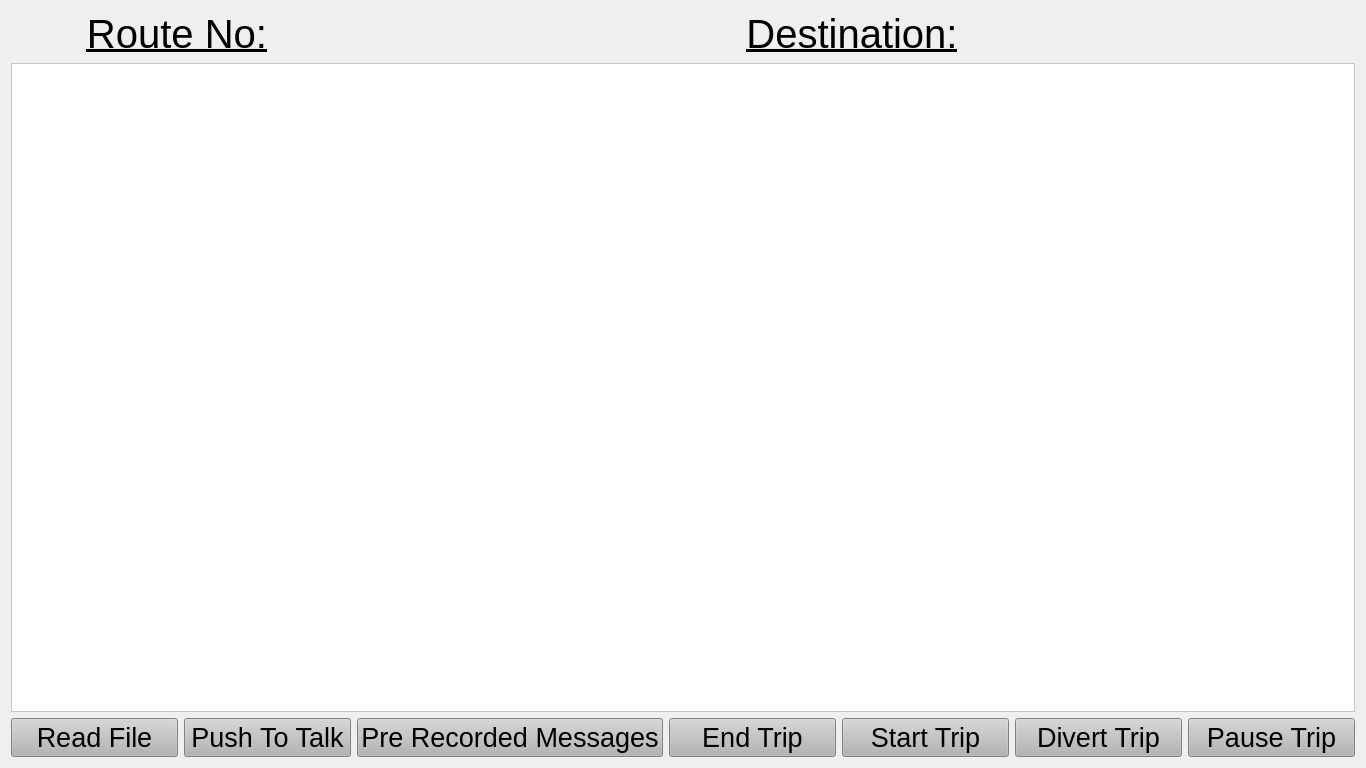
<?xml version="1.0" encoding="UTF-8"?>
<ui version="4.0">
 <class>running_route</class>
 <widget class="QWidget" name="running_route">
  <property name="windowModality">
   <enum>Qt::NonModal</enum>
  </property>
  <property name="geometry">
   <rect>
    <x>0</x>
    <y>0</y>
    <width>1366</width>
    <height>768</height>
   </rect>
  </property>
  <property name="windowTitle">
   <string>Form</string>
  </property>
  <layout class="QGridLayout" name="gridLayout">
   <item row="0" column="0">
    <layout class="QHBoxLayout" name="horizontalLayout">
     <item>
      <widget class="QLabel" name="label">
       <property name="font">
        <font>
         <pointsize>30</pointsize>
         <underline>true</underline>
        </font>
       </property>
       <property name="styleSheet">
        <string notr="true">color: rgb(0, 0, 0);</string>
       </property>
       <property name="text">
        <string>Route No:</string>
       </property>
       <property name="alignment">
        <set>Qt::AlignCenter</set>
       </property>
      </widget>
     </item>
     <item>
      <widget class="QLabel" name="label_2">
       <property name="font">
        <font>
         <pointsize>30</pointsize>
        </font>
       </property>
       <property name="styleSheet">
        <string notr="true">color: rgb(0, 0, 0);</string>
       </property>
       <property name="text">
        <string/>
       </property>
       <property name="alignment">
        <set>Qt::AlignCenter</set>
       </property>
      </widget>
     </item>
     <item>
      <widget class="QLabel" name="label_3">
       <property name="font">
        <font>
         <pointsize>30</pointsize>
         <underline>true</underline>
        </font>
       </property>
       <property name="styleSheet">
        <string notr="true">color: rgb(0, 0, 0);</string>
       </property>
       <property name="text">
        <string>Destination:</string>
       </property>
       <property name="alignment">
        <set>Qt::AlignCenter</set>
       </property>
      </widget>
     </item>
     <item>
      <widget class="QLabel" name="label_4">
       <property name="font">
        <font>
         <pointsize>30</pointsize>
        </font>
       </property>
       <property name="styleSheet">
        <string notr="true">color: rgb(0, 0, 0);</string>
       </property>
       <property name="text">
        <string/>
       </property>
       <property name="alignment">
        <set>Qt::AlignCenter</set>
       </property>
      </widget>
     </item>
    </layout>
   </item>
   <item row="1" column="0">
    <widget class="QListWidget" name="listWidget">
     <property name="font">
      <font>
       <pointsize>60</pointsize>
      </font>
     </property>
     <property name="styleSheet">
      <string notr="true">QListWidget {background-color: rgb(255, 255, 255);}
QScrollBar:vertical { width: 80px; }
QScrollBar:vertical { background-color: rgb(179, 179, 179); }</string>
     </property>
    </widget>
   </item>
   <item row="2" column="0">
    <layout class="QHBoxLayout" name="horizontalLayout_2">
     <item>
      <widget class="QPushButton" name="rf">
       <property name="font">
        <font>
         <pointsize>20</pointsize>
        </font>
       </property>
       <property name="styleSheet">
        <string notr="true">QPushButton{ background-color: rgb(179, 179, 179); }QPushButton:pressed{background-color: rgb(100, 100, 100); }</string>
       </property>
       <property name="text">
        <string>Read File</string>
       </property>
      </widget>
     </item>
     <item>
      <widget class="QPushButton" name="ptt">
       <property name="font">
        <font>
         <pointsize>20</pointsize>
        </font>
       </property>
       <property name="styleSheet">
        <string notr="true">QPushButton{ background-color: rgb(179, 179, 179); }QPushButton:pressed{background-color: rgb(100, 100, 100); }</string>
       </property>
       <property name="text">
        <string>Push To Talk</string>
       </property>
      </widget>
     </item>
     <item>
      <widget class="QPushButton" name="prm">
       <property name="font">
        <font>
         <pointsize>20</pointsize>
        </font>
       </property>
       <property name="styleSheet">
        <string notr="true">QPushButton{ background-color: rgb(179, 179, 179); }QPushButton:pressed{background-color: rgb(100, 100, 100); }
</string>
       </property>
       <property name="text">
        <string>Pre Recorded Messages</string>
       </property>
      </widget>
     </item>
     <item>
      <widget class="QPushButton" name="et">
       <property name="font">
        <font>
         <pointsize>20</pointsize>
        </font>
       </property>
       <property name="styleSheet">
        <string notr="true">QPushButton{ background-color: rgb(179, 179, 179); }QPushButton:pressed{background-color: rgb(100, 100, 100); }</string>
       </property>
       <property name="text">
        <string>End Trip</string>
       </property>
      </widget>
     </item>
     <item>
      <widget class="QPushButton" name="st">
       <property name="font">
        <font>
         <pointsize>20</pointsize>
        </font>
       </property>
       <property name="styleSheet">
        <string notr="true">QPushButton{ background-color: rgb(179, 179, 179); }QPushButton:pressed{background-color: rgb(100, 100, 100); }</string>
       </property>
       <property name="text">
        <string>Start Trip</string>
       </property>
      </widget>
     </item>
     <item>
      <widget class="QPushButton" name="dt">
       <property name="font">
        <font>
         <pointsize>20</pointsize>
        </font>
       </property>
       <property name="styleSheet">
        <string notr="true">QPushButton{ background-color: rgb(179, 179, 179); }QPushButton:pressed{background-color: rgb(100, 100, 100); }</string>
       </property>
       <property name="text">
        <string>Divert Trip</string>
       </property>
      </widget>
     </item>
     <item>
      <widget class="QPushButton" name="ppt">
       <property name="font">
        <font>
         <pointsize>20</pointsize>
        </font>
       </property>
       <property name="styleSheet">
        <string notr="true">QPushButton{ background-color: rgb(179, 179, 179); }QPushButton:pressed{background-color: rgb(100, 100, 100); }</string>
       </property>
       <property name="text">
        <string>Pause Trip</string>
       </property>
      </widget>
     </item>
    </layout>
   </item>
  </layout>
 </widget>
 <resources/>
 <connections/>
</ui>
